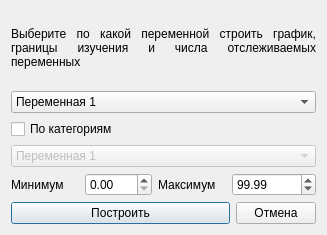
<?xml version="1.0" encoding="UTF-8"?>
<ui version="4.0">
 <class>Dialog</class>
 <widget class="QDialog" name="Dialog">
  <property name="geometry">
   <rect>
    <x>0</x>
    <y>0</y>
    <width>327</width>
    <height>235</height>
   </rect>
  </property>
  <property name="sizePolicy">
   <sizepolicy hsizetype="Minimum" vsizetype="Minimum">
    <horstretch>0</horstretch>
    <verstretch>0</verstretch>
   </sizepolicy>
  </property>
  <property name="windowTitle">
   <string>Ввод параметров</string>
  </property>
  <layout class="QVBoxLayout" name="verticalLayout">
   <item>
    <widget class="QLabel" name="labelTop">
     <property name="sizePolicy">
      <sizepolicy hsizetype="Minimum" vsizetype="Minimum">
       <horstretch>0</horstretch>
       <verstretch>0</verstretch>
      </sizepolicy>
     </property>
     <property name="text">
      <string>Выберите по какой переменной строить график, границы изучения и числа отслеживаемых переменных</string>
     </property>
     <property name="alignment">
      <set>Qt::AlignJustify|Qt::AlignVCenter</set>
     </property>
     <property name="wordWrap">
      <bool>true</bool>
     </property>
    </widget>
   </item>
   <item>
    <widget class="QComboBox" name="comboBoxVar1">
     <item>
      <property name="text">
       <string>Переменная 1</string>
      </property>
     </item>
     <item>
      <property name="text">
       <string>Переменная 2</string>
      </property>
     </item>
     <item>
      <property name="text">
       <string>Переменная 3</string>
      </property>
     </item>
    </widget>
   </item>
   <item>
    <widget class="QCheckBox" name="checkBoxCategorical">
     <property name="sizePolicy">
      <sizepolicy hsizetype="Fixed" vsizetype="Fixed">
       <horstretch>0</horstretch>
       <verstretch>0</verstretch>
      </sizepolicy>
     </property>
     <property name="text">
      <string>По категориям</string>
     </property>
    </widget>
   </item>
   <item>
    <widget class="QComboBox" name="comboBoxCategoricalVar">
     <property name="enabled">
      <bool>false</bool>
     </property>
     <item>
      <property name="text">
       <string>Переменная 1</string>
      </property>
     </item>
     <item>
      <property name="text">
       <string>Переменная 2</string>
      </property>
     </item>
     <item>
      <property name="text">
       <string>Переменная 3</string>
      </property>
     </item>
    </widget>
   </item>
   <item>
    <layout class="QHBoxLayout" name="horizontalLayout_2">
     <item>
      <widget class="QLabel" name="labelMinValue">
       <property name="text">
        <string>Минимум</string>
       </property>
      </widget>
     </item>
     <item>
      <widget class="QDoubleSpinBox" name="doubleSpinBoxMinValue"/>
     </item>
     <item>
      <widget class="QLabel" name="labelMaxValue">
       <property name="text">
        <string>Максимум</string>
       </property>
      </widget>
     </item>
     <item>
      <widget class="QDoubleSpinBox" name="doubleSpinBoxMaxValue">
       <property name="maximum">
        <double>1000000.000000000000000</double>
       </property>
       <property name="value">
        <double>99.989999999999995</double>
       </property>
      </widget>
     </item>
    </layout>
   </item>
   <item>
    <layout class="QHBoxLayout" name="horizontalLayout" stretch="4,1">
     <item>
      <widget class="QPushButton" name="pushButtonAcceptPlot">
       <property name="text">
        <string>Построить</string>
       </property>
      </widget>
     </item>
     <item>
      <widget class="QPushButton" name="pushButtonCancelPlot">
       <property name="text">
        <string>Отмена</string>
       </property>
      </widget>
     </item>
    </layout>
   </item>
  </layout>
 </widget>
 <resources/>
 <connections>
  <connection>
   <sender>checkBoxCategorical</sender>
   <signal>toggled(bool)</signal>
   <receiver>comboBoxCategoricalVar</receiver>
   <slot>setEnabled(bool)</slot>
   <hints>
    <hint type="sourcelabel">
     <x>81</x>
     <y>76</y>
    </hint>
    <hint type="destinationlabel">
     <x>156</x>
     <y>100</y>
    </hint>
   </hints>
  </connection>
 </connections>
</ui>
